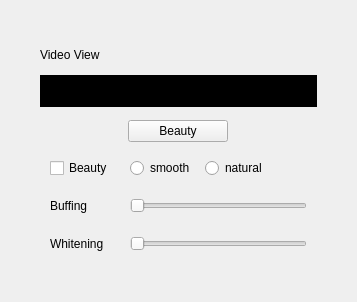
           <widget class="QWidget" name="page_beauty">
            <layout class="QVBoxLayout" name="verticalLayout_5">
             <property name="spacing">
              <number>5</number>
             </property>
             <property name="leftMargin">
              <number>40</number>
             </property>
             <property name="topMargin">
              <number>40</number>
             </property>
             <property name="rightMargin">
              <number>40</number>
             </property>
             <property name="bottomMargin">
              <number>40</number>
             </property>
             <item>
              <widget class="QLabel" name="label_2">
               <property name="minimumSize">
                <size>
                 <width>0</width>
                 <height>30</height>
                </size>
               </property>
               <property name="text">
                <string>Video View</string>
               </property>
              </widget>
             </item>
             <item>
              <widget class="QWidget" name="video_beauty_bg_widget" native="true">
               <property name="minimumSize">
                <size>
                 <width>0</width>
                 <height>0</height>
                </size>
               </property>
               <property name="styleSheet">
                <string notr="true">background-color: rgb(0, 0, 0);</string>
               </property>
               <layout class="QHBoxLayout" name="horizontalLayout_30">
                <property name="spacing">
                 <number>0</number>
                </property>
                <property name="leftMargin">
                 <number>0</number>
                </property>
                <property name="topMargin">
                 <number>0</number>
                </property>
                <property name="rightMargin">
                 <number>0</number>
                </property>
                <property name="bottomMargin">
                 <number>0</number>
                </property>
                <item>
                 <widget class="QStackedWidget" name="stackedWidget_beauty">
                  <property name="maximumSize">
                   <size>
                    <width>430</width>
                    <height>16777215</height>
                   </size>
                  </property>
                  <property name="styleSheet">
                   <string notr="true">background-color: rgb(0, 0, 0);</string>
                  </property>
                  <widget class="QWidget" name="loading_bg_wgt_beauty">
                   <layout class="QHBoxLayout" name="horizontalLayout_7">
                    <item>
                     <widget class="QLabel" name="loading_beauty">
                      <property name="maximumSize">
                       <size>
                        <width>50</width>
                        <height>50</height>
                       </size>
                      </property>
                      <property name="text">
                       <string/>
                      </property>
                     </widget>
                    </item>
                   </layout>
                  </widget>
                  <widget class="QWidget" name="video_view_beauty">
                   <property name="minimumSize">
                    <size>
                     <width>0</width>
                     <height>0</height>
                    </size>
                   </property>
                   <property name="maximumSize">
                    <size>
                     <width>16777215</width>
                     <height>16777215</height>
                    </size>
                   </property>
                  </widget>
                 </widget>
                </item>
               </layout>
              </widget>
             </item>
             <item>
              <widget class="QWidget" name="widget_beauty_setting" native="true">
               <property name="minimumSize">
                <size>
                 <width>0</width>
                 <height>150</height>
                </size>
               </property>
               <layout class="QVBoxLayout" name="verticalLayout_18">
                <property name="spacing">
                 <number>0</number>
                </property>
                <property name="leftMargin">
                 <number>0</number>
                </property>
                <property name="topMargin">
                 <number>0</number>
                </property>
                <property name="rightMargin">
                 <number>0</number>
                </property>
                <property name="bottomMargin">
                 <number>0</number>
                </property>
                <item>
                 <widget class="QWidget" name="widget_26" native="true">
                  <layout class="QHBoxLayout" name="horizontalLayout_13">
                   <property name="spacing">
                    <number>0</number>
                   </property>
                   <property name="leftMargin">
                    <number>0</number>
                   </property>
                   <property name="topMargin">
                    <number>0</number>
                   </property>
                   <property name="rightMargin">
                    <number>0</number>
                   </property>
                   <property name="bottomMargin">
                    <number>0</number>
                   </property>
                   <item>
                    <widget class="QPushButton" name="btn_beauty">
                     <property name="maximumSize">
                      <size>
                       <width>100</width>
                       <height>16777215</height>
                      </size>
                     </property>
                     <property name="text">
                      <string>Beauty</string>
                     </property>
                     <property name="checkable">
                      <bool>false</bool>
                     </property>
                     <property name="checked">
                      <bool>false</bool>
                     </property>
                    </widget>
                   </item>
                  </layout>
                 </widget>
                </item>
                <item>
                 <widget class="QWidget" name="widget_18" native="true">
                  <layout class="QHBoxLayout" name="horizontalLayout_22">
                   <property name="spacing">
                    <number>10</number>
                   </property>
                   <property name="leftMargin">
                    <number>10</number>
                   </property>
                   <property name="topMargin">
                    <number>0</number>
                   </property>
                   <property name="rightMargin">
                    <number>10</number>
                   </property>
                   <property name="bottomMargin">
                    <number>0</number>
                   </property>
                   <item>
                    <widget class="QCheckBox" name="ckbox_beauty">
                     <property name="minimumSize">
                      <size>
                       <width>70</width>
                       <height>0</height>
                      </size>
                     </property>
                     <property name="text">
                      <string>Beauty</string>
                     </property>
                    </widget>
                   </item>
                   <item>
                    <widget class="QRadioButton" name="radioButton_smooth">
                     <property name="maximumSize">
                      <size>
                       <width>110</width>
                       <height>16777215</height>
                      </size>
                     </property>
                     <property name="text">
                      <string>smooth</string>
                     </property>
                    </widget>
                   </item>
                   <item>
                    <widget class="QRadioButton" name="radioButton_natural">
                     <property name="maximumSize">
                      <size>
                       <width>110</width>
                       <height>16777215</height>
                      </size>
                     </property>
                     <property name="text">
                      <string>natural</string>
                     </property>
                    </widget>
                   </item>
                   <item>
                    <spacer name="horizontalSpacer">
                     <property name="orientation">
                      <enum>Qt::Horizontal</enum>
                     </property>
                     <property name="sizeHint" stdset="0">
                      <size>
                       <width>40</width>
                       <height>20</height>
                      </size>
                     </property>
                    </spacer>
                   </item>
                  </layout>
                 </widget>
                </item>
                <item>
                 <widget class="QWidget" name="widget_19" native="true">
                  <layout class="QHBoxLayout" name="horizontalLayout_24">
                   <property name="spacing">
                    <number>10</number>
                   </property>
                   <property name="leftMargin">
                    <number>10</number>
                   </property>
                   <property name="topMargin">
                    <number>0</number>
                   </property>
                   <property name="rightMargin">
                    <number>10</number>
                   </property>
                   <property name="bottomMargin">
                    <number>0</number>
                   </property>
                   <item>
                    <widget class="QLabel" name="label_3">
                     <property name="minimumSize">
                      <size>
                       <width>70</width>
                       <height>0</height>
                      </size>
                     </property>
                     <property name="maximumSize">
                      <size>
                       <width>80</width>
                       <height>16777215</height>
                      </size>
                     </property>
                     <property name="text">
                      <string>Buffing</string>
                     </property>
                    </widget>
                   </item>
                   <item>
                    <widget class="QSlider" name="hSlider_Buffing">
                     <property name="minimumSize">
                      <size>
                       <width>0</width>
                       <height>25</height>
                      </size>
                     </property>
                     <property name="maximumSize">
                      <size>
                       <width>16777215</width>
                       <height>25</height>
                      </size>
                     </property>
                     <property name="orientation">
                      <enum>Qt::Horizontal</enum>
                     </property>
                    </widget>
                   </item>
                  </layout>
                 </widget>
                </item>
                <item>
                 <widget class="QWidget" name="widget_20" native="true">
                  <layout class="QHBoxLayout" name="horizontalLayout_29">
                   <property name="spacing">
                    <number>10</number>
                   </property>
                   <property name="leftMargin">
                    <number>10</number>
                   </property>
                   <property name="topMargin">
                    <number>0</number>
                   </property>
                   <property name="rightMargin">
                    <number>10</number>
                   </property>
                   <property name="bottomMargin">
                    <number>0</number>
                   </property>
                   <item>
                    <widget class="QLabel" name="label_4">
                     <property name="minimumSize">
                      <size>
                       <width>70</width>
                       <height>0</height>
                      </size>
                     </property>
                     <property name="text">
                      <string>Whitening</string>
                     </property>
                    </widget>
                   </item>
                   <item>
                    <widget class="QSlider" name="hSlider_Whitening">
                     <property name="minimumSize">
                      <size>
                       <width>0</width>
                       <height>25</height>
                      </size>
                     </property>
                     <property name="maximumSize">
                      <size>
                       <width>16777215</width>
                       <height>25</height>
                      </size>
                     </property>
                     <property name="orientation">
                      <enum>Qt::Horizontal</enum>
                     </property>
                    </widget>
                   </item>
                  </layout>
                 </widget>
                </item>
               </layout>
              </widget>
             </item>
            </layout>
           </widget>
